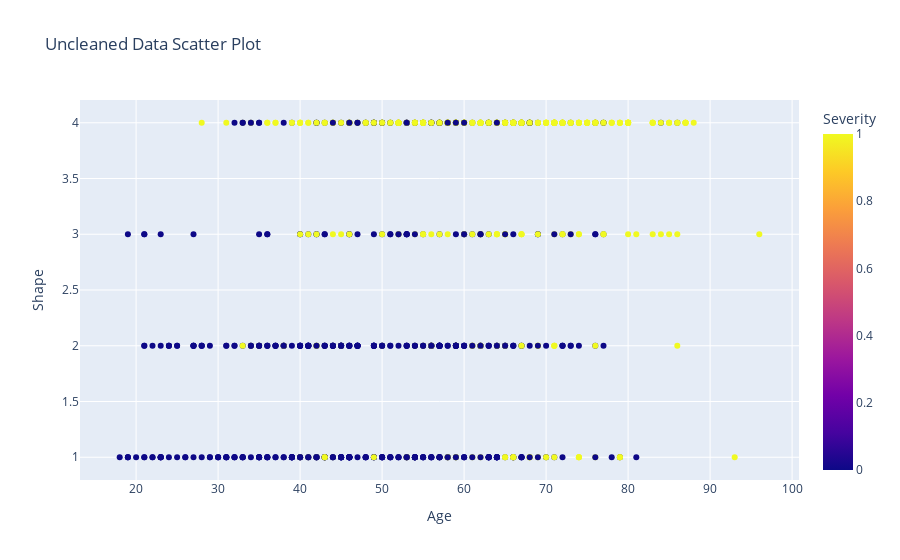
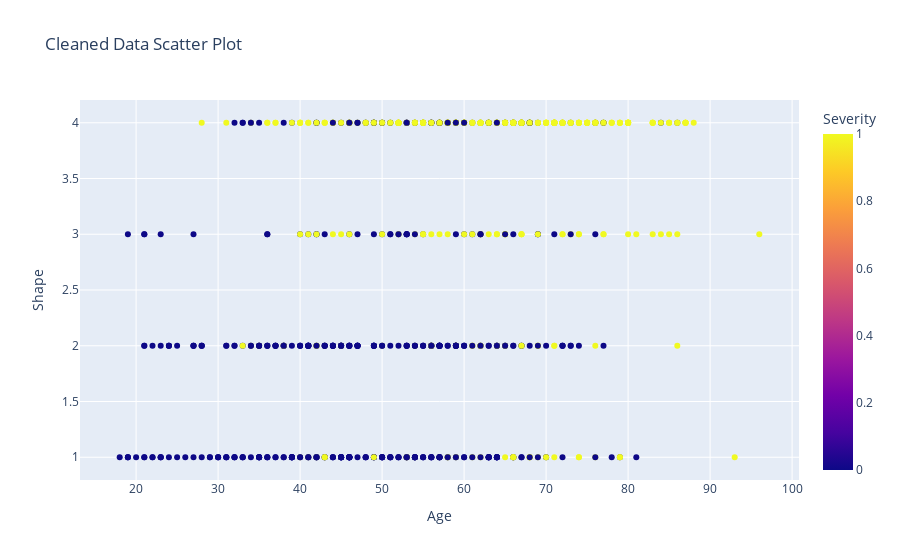

The notebook cell these images were saved under, in order:
### Markdown cell above
Task 3

### Code cell
# Plot 1: Original Uncleaned Data
scatter_fig_uncleaned = px.scatter(pd, x='Age', y='Shape', color='Severity', title='Uncleaned Data Scatter Plot')
scatter_fig_uncleaned.show()

# Plot 2: Cleaned Data
cleaned_pd = pd.dropna()
scatter_fig_cleaned = px.scatter(cleaned_pd, x='Age', y='Shape', color='Severity', title='Cleaned Data Scatter Plot')
scatter_fig_cleaned.show()

### Figure 1 — Plotly figure (JSON) as saved in the notebook; plotly's stock layout.template omitted (floating-point values rounded to 4 significant figures; data arrays with more than 128 entries replaced by an {"elided": "..."} marker saying what was removed)
{"data": [{"hovertemplate": "Age=%{x}<br>Shape=%{y}<br>Severity=%{marker.color}<extra></extra>", "legendgroup": "", "marker": {"color": {"elided": "961 int values"}, "coloraxis": "coloraxis", "symbol": "circle"}, "mode": "markers", "name": "", "orientation": "v", "showlegend": false, "type": "scatter", "x": {"elided": "961 int values"}, "xaxis": "x", "y": {"elided": "961 int values"}, "yaxis": "y"}], "layout": {"coloraxis": {"colorbar": {"title": {"text": "Severity"}}, "colorscale": [[0, "#0d0887"], [0.1111, "#46039f"], [0.2222, "#7201a8"], [0.3333, "#9c179e"], [0.4444, "#bd3786"], [0.5556, "#d8576b"], [0.6667, "#ed7953"], [0.7778, "#fb9f3a"], [0.8889, "#fdca26"], [1, "#f0f921"]]}, "legend": {"tracegroupgap": 0}, "title": {"text": "Uncleaned Data Scatter Plot"}, "xaxis": {"anchor": "y", "domain": [0, 1], "title": {"text": "Age"}}, "yaxis": {"anchor": "x", "domain": [0, 1], "title": {"text": "Shape"}}}}

### Figure 2 — Plotly figure (JSON) as saved in the notebook; plotly's stock layout.template omitted (floating-point values rounded to 4 significant figures; data arrays with more than 128 entries replaced by an {"elided": "..."} marker saying what was removed)
{"data": [{"hovertemplate": "Age=%{x}<br>Shape=%{y}<br>Severity=%{marker.color}<extra></extra>", "legendgroup": "", "marker": {"color": {"elided": "830 int values"}, "coloraxis": "coloraxis", "symbol": "circle"}, "mode": "markers", "name": "", "orientation": "v", "showlegend": false, "type": "scatter", "x": {"elided": "830 int values"}, "xaxis": "x", "y": {"elided": "830 int values"}, "yaxis": "y"}], "layout": {"coloraxis": {"colorbar": {"title": {"text": "Severity"}}, "colorscale": [[0, "#0d0887"], [0.1111, "#46039f"], [0.2222, "#7201a8"], [0.3333, "#9c179e"], [0.4444, "#bd3786"], [0.5556, "#d8576b"], [0.6667, "#ed7953"], [0.7778, "#fb9f3a"], [0.8889, "#fdca26"], [1, "#f0f921"]]}, "legend": {"tracegroupgap": 0}, "title": {"text": "Cleaned Data Scatter Plot"}, "xaxis": {"anchor": "y", "domain": [0, 1], "title": {"text": "Age"}}, "yaxis": {"anchor": "x", "domain": [0, 1], "title": {"text": "Shape"}}}}
